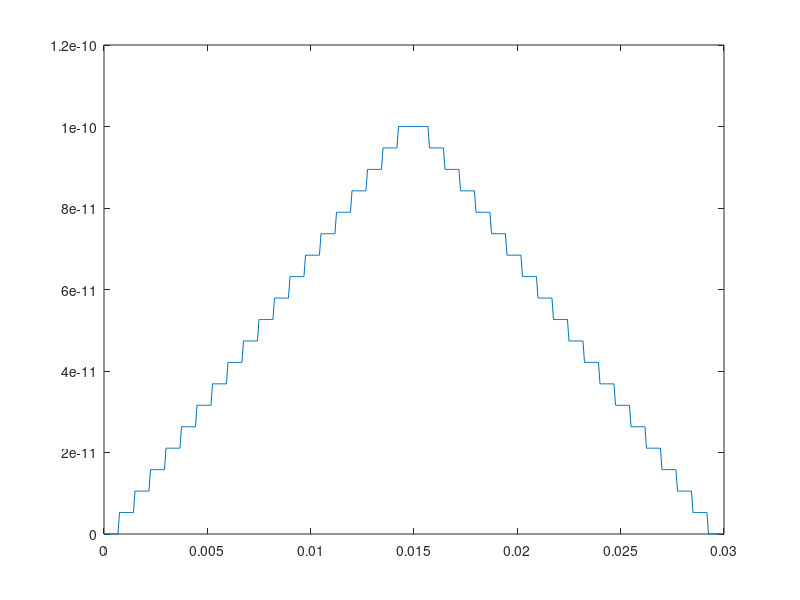

The MATLAB source for this figure:
% It script creates a triangule wave as steps that increases progessive
clear all;clc;close all;
resol = 20; % Resolution
T = 30e-3; % Signal's period
Imax = 100e-12;
Imin = 0.01e-12;
deltaI = (Imax - Imin)/(resol-1);
samplesPerHold = 10; 
deltat = (T/2)/(samplesPerHold*resol); % T/2 porque es para arriba y para abjao en el mismo periodo
t = 0:deltat:T;
len_t = length(t);

if (rem(len_t,2) ~= 0 )
    t = 0:deltat:T-deltat;
    len_t = length(t);
end

I_ph = zeros(1,len_t);
I = Imin;
i = 0;
while ( i<=len_t)
    
    if ( i < len_t/2)
        
        I_ph(i+1:i+samplesPerHold) = I;
        I = I + deltaI;
        
        
    else
        
        I = I - deltaI;
        I_ph(i+1:i+samplesPerHold) = I;
       
    end
    
    if ( i + samplesPerHold <len_t)
        i = i+samplesPerHold;
    else
        i = len_t + 1;
    end
    
end

nameSignalOutput = 'trianguleWave';
signal(:,1) = t';
signal(:,2) = I_ph';

cd('/home/netware/users/jpgironruiz/Desktop/Documents/Cadence_analysis/Simulation_cameras/SIMTEST2/input_SIMTEST2')
dlmwrite(strcat(nameSignalOutput,'.csv'),signal,'delimiter',' ','precision',10,'newline','unix');


plot(t,(I_ph))